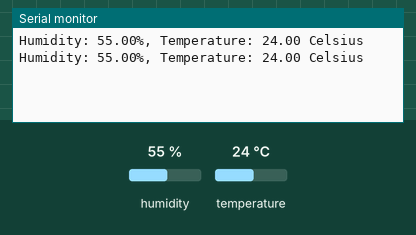
Recording of a sketch running on a simulated Arduino Uno, built with avr-gcc and run on an emulated ATmega328P. On the bench: the last lines printed to the serial monitor. Inputs (shaded band) come from the test bench; at power-on: humidity 55 %, temperature 24 °C.

Above: at 2.8 s.
2.9 s: humidity set to 22 %
At 4.9 s:
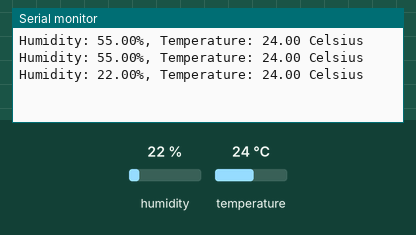
5.6 s: temperature set to 12 °C
At 7.4 s:
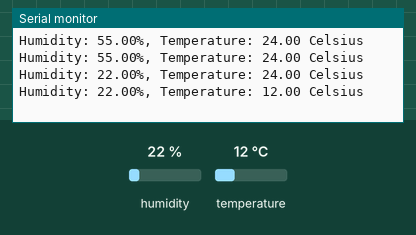
8.3 s: humidity set to 40 %
At 11.0 s:
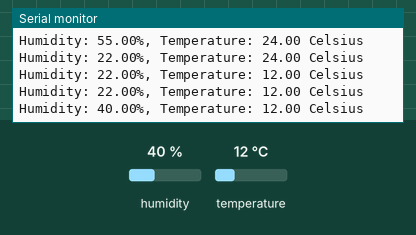
Timing chart, 0 to 12.5 s (numbered marks = the images above; inputs shaded):
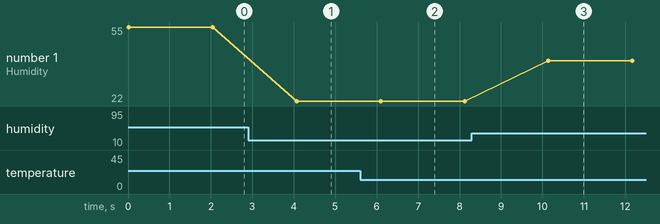

Measured:
- after the input at 2.9 s, the serial monitor: prints a new line after 1.2 s (image 1)
- after the input at 5.6 s, the serial monitor: prints a new line after 0.50 s (image 2)
- after the input at 8.3 s, the serial monitor: prints a new line after 1.8 s (image 3)
- plotted number 1: 55 → 22 after the input at 2.9 s, 22 → 40 after the input at 8.3 s

The sketch:

sketch_apr24b.ino
```cpp
#include<DHT.h>
DHT dht(3,DHT11);
float humidity;
float temperature;
void setup() {
  // put your setup code here, to run once:
  Serial.begin(9600);
  dht.begin();
}

void loop() {
  // put your main code here, to run repeatedly:
  humidity = dht.readHumidity();
  temperature = dht.readTemperature();
  Serial.print("Humidity: ");
  Serial.print(humidity);
  Serial.print("%, Temperature: ");
  Serial.print(temperature);
  Serial.println(" Celsius");
  delay(2000);
}
```
